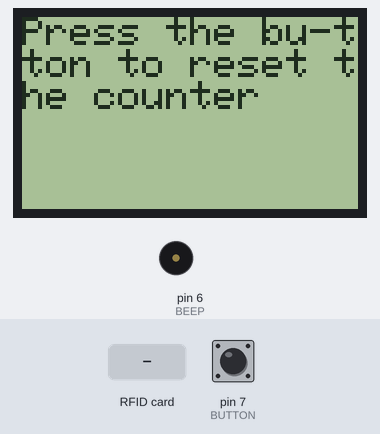
Recording of a sketch running on a simulated Arduino Mega 2560, built with avr-gcc and run on an emulated ATmega2560. Parts: 84×48 one-colour display, buzzer (waves = sounding, pin HIGH). The inputs (shaded band) are chosen by the test bench; at power-on: pin 7 (BUTTON) LOW. Pins used as bus, display or sensor lines are not drawn; what the sketch prints to the serial monitor is not drawn.

Above: at 1.3 s.
1.4 s: RFID card 5E 7A 19 C4 held to the reader
At 2.1 s:
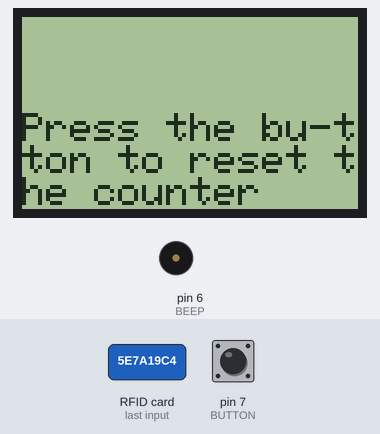
2.9 s: pin 7 (BUTTON) pulled HIGH for 0.15 s
At 3.5 s:
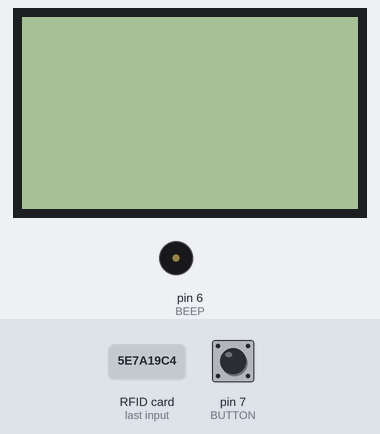
4.5 s: RFID card 5E 7A 19 C4 held to the reader
At 6.2 s:
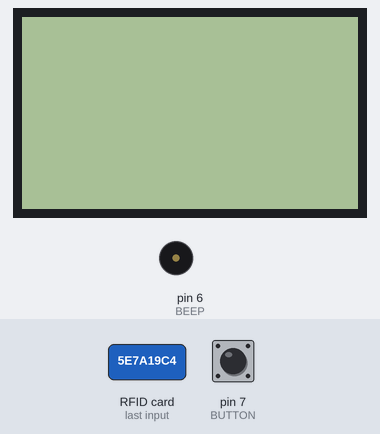
Timing chart, 0 to 7.7 s (numbered marks = the images above; inputs shaded):
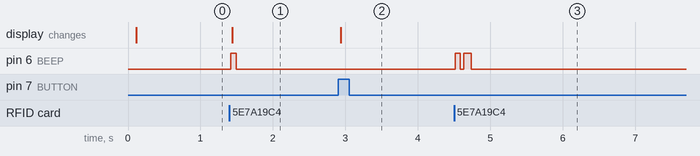

Measured:
- after the input at 1.4 s, pin 6 (BEEP): LOW → HIGH at once, → LOW 0.07 s later; the display: changes at once (image 1)
- after the input at 2.9 s, the display: changes at once (image 2)
- after the input at 4.5 s, pin 6 (BEEP): alternates HIGH for 0.08 s and LOW for 0.05 s, 4 changes in all, then stays LOW, starting at once

The sketch:

RFID_Count.ino
```cpp
/* The power for MFRC522 modile and LCD 5110 is 3.3 volts!!
   Pin for MFRC522:
   -----------------------------------------------------------------------------------------
               MFRC522      Arduino       Arduino   Arduino    Arduino          Arduino
               Reader/PCD   Uno           Mega      Nano v3    Leonardo/Micro   Pro Micro
   Signal      Pin          Pin           Pin       Pin        Pin              Pin
   -----------------------------------------------------------------------------------------
   RST/Reset   RST          9             5         D9         RESET/ICSP-5     RST
   SPI SS      SDA(SS)      10            53        D10        10               10
   SPI MOSI    MOSI         11 / ICSP-4   51        D11        ICSP-4           16
   SPI MISO    MISO         12 / ICSP-1   50        D12        ICSP-1           14
   SPI SCK     SCK          13 / ICSP-3   52        D13        ICSP-3           15

   Pin for LCD 5110:
   pin 22 - Serial clock out (SCLK)
   pin 23 - Serial data out (DIN)
   pin 24 - Data/Command select (D/C)
   pin 25 - LCD chip select (CS)
   pin 26 - LCD reset (RST)
*/

#include <SPI.h>
#include <MFRC522.h>
#include <Adafruit_GFX.h>
#include <Adafruit_PCD8544.h>

#define SS_PIN 53
#define RST_PIN 5

#define BEEP 6
#define BUTTON 7

MFRC522 rfid(SS_PIN, RST_PIN);
MFRC522::MIFARE_Key key;
Adafruit_PCD8544 display = Adafruit_PCD8544(22, 23, 24, 25, 26);

bool resetMode = false;

void setup() {
  Serial.begin(9600);
  SPI.begin(); // Init SPI bus
  rfid.PCD_Init(); // Init MFRC522

  for (byte i = 0; i < 6; i++) {
    key.keyByte[i] = 0xFF; // Key used is FF FF FF FF FF FF
  }

  // Init LCD
  display.begin();
  display.setContrast(50);
  display.setTextSize(1);
  display.setTextColor(BLACK);
  display.setRotation(2); // using it upside down
  display.setCursor(0, 0);
  display.clearDisplay();
  display.display();

  pinMode(BEEP, OUTPUT);
  pinMode(BUTTON, INPUT);
  display.println("Press the bu-tton to reset the counter ");
  display.display();
}

void loop() {

  if ( digitalRead(BUTTON) == 1) {
    //reset mode
    display.clearDisplay();
    display.println("Swipe the ca-rd to reset  the counter ");
    display.display();
    resetMode = true;
    return;
  }

  // Look for new cards
  if ( ! rfid.PICC_IsNewCardPresent())
    return;

  // Verify if the UID has been readed
  if ( ! rfid.PICC_ReadCardSerial())
    return;

  // Check for compatibility
  MFRC522::PICC_Type piccType = rfid.PICC_GetType(rfid.uid.sak);
  if (    piccType != MFRC522::PICC_TYPE_MIFARE_MINI
          &&  piccType != MFRC522::PICC_TYPE_MIFARE_1K
          &&  piccType != MFRC522::PICC_TYPE_MIFARE_4K) {
    Serial.println(F("This only works with MIFARE Classic cards."));
    return;
  }

  // Use sector #1 (Block #4 - #7) to store data, to be specific Block #4
  byte sector = 1;
  byte blockAddr = 4;
  byte trailerBlock = 7;

  // Initialize data to write
  byte dataBlock[16];
  for (int i = 0; i < 16; i++)
    dataBlock[i] = 0x00;

  // Initialize array to store the result
  byte buffer[18];
  byte size = sizeof(buffer);

  // Initialize variable for storing counter
  byte count = 0;

  MFRC522::StatusCode status;

  // Using key A
  Serial.println(F("Authenticating using key A..."));
  status = (MFRC522::StatusCode) rfid.PCD_Authenticate(MFRC522::PICC_CMD_MF_AUTH_KEY_A, trailerBlock, &key, &(rfid.uid));
  if (status != MFRC522::STATUS_OK) {
    Serial.print(F("PCD_Authenticate() failed: "));
    Serial.println(rfid.GetStatusCodeName(status));
    return;
  }

  if (resetMode) {
    // Reset mode
    status = (MFRC522::StatusCode) rfid.MIFARE_Write(blockAddr, dataBlock, 16);
    if (status != MFRC522::STATUS_OK) {
      Serial.print(F("MIFARE_Write() failed: "));
      Serial.println(rfid.GetStatusCodeName(status));
    }
  } else {
    // Counter mode

    //Read the number first
    status = (MFRC522::StatusCode) rfid.MIFARE_Read(blockAddr, buffer, &size);
    if (status != MFRC522::STATUS_OK) {
      Serial.print(F("MIFARE_Read() failed: "));
      Serial.println(rfid.GetStatusCodeName(status));
    }
    count = buffer[15];

    //INC
    count++;

    //Write the number back
    dataBlock[15] = count;
    status = (MFRC522::StatusCode) rfid.MIFARE_Write(blockAddr, dataBlock, 16);
    if (status != MFRC522::STATUS_OK) {
      Serial.print(F("MIFARE_Write() failed: "));
      Serial.println(rfid.GetStatusCodeName(status));
    }
  }

  //Read the number again
  status = (MFRC522::StatusCode) rfid.MIFARE_Read(blockAddr, buffer, &size);
  if (status != MFRC522::STATUS_OK) {
    Serial.print(F("MIFARE_Read() failed: "));
    Serial.println(rfid.GetStatusCodeName(status));
  }
  count = buffer[15];

  //Turn on the buzzer
  digitalWrite(BEEP, HIGH);

  // Print the data to serial
  SerialPrintHex(rfid.uid.uidByte, rfid.uid.size);
  Serial.print(" ");
  Serial.println(count);

  // Print the data to LCD
  display.clearDisplay();
  display.println("Press the bu-tton to reset the counter ");
  display.print("UID: ");
  lcdPrintHex(rfid.uid.uidByte, rfid.uid.size);
  display.println();
  display.print("Counter: ");
  display.println(count);
  display.display();

  //Turn off the buzzer
  digitalWrite(BEEP, LOW);

  //Beep twice if is in reset mode
  if (resetMode) {
    delay(50);
    digitalWrite(BEEP, HIGH);
    delay(100);
    digitalWrite(BEEP, LOW);
    resetMode = false;
  }
  // Halt PICC
  rfid.PICC_HaltA();
  rfid.PCD_StopCrypto1();
}

// Function for print byte array in hex
void SerialPrintHex(byte *buffer, byte bufferSize) {
  for (byte i = 0; i < bufferSize; i++) {
    Serial.print(buffer[i] < 0x10 ? "0" : "");
    Serial.print(buffer[i], HEX);
  }
}

void lcdPrintHex(byte *buffer, byte bufferSize) {
  for (byte i = 0; i < bufferSize; i++) {
    display.print(buffer[i] < 0x10 ? "0" : "");
    display.print(buffer[i], HEX);
    display.display();
  }
}
```
